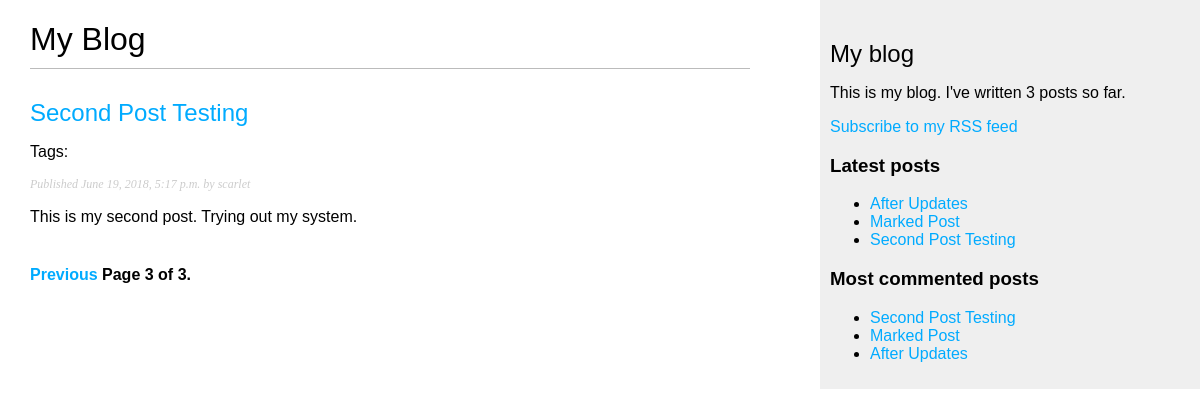
Page /blog/?page=3 on the committed database.
### blog/models.py (models this page shows, shortened)
class Post(models.Model):
    title = models.CharField(max_length=250)
    slug = models.SlugField(max_length=250, unique_for_date='publish')
    body = models.TextField()
    publish = models.DateTimeField(default=timezone.now)
    created = models.DateTimeField(auto_now_add=True)
    updated = models.DateTimeField(auto_now=True)
    STATUS_CHOICES = (
                      ('draft', 'Draft'),
                      ('published', 'Published'),
                     )
    status = models.CharField(max_length=10, choices=STATUS_CHOICES, default='draft')
    author = models.ForeignKey(to=User,
                               on_delete=models.CASCADE, related_name='blog_posts')
    tags = TaggableManager()
    class Meta:
        ordering = ('-publish',)
    objects = models.Manager()
    published = PublishedManager()
    def get_absolute_url(self):
        return reverse('blog:post_detail',
                        args=[self.publish.year, self.publish.month, self.publish.day, self.slug])

### blog/views.py (the view)
# urls.py: path('', views.post_list, name='post_list'),
def post_list(request, tag_slug=None):
    object_list = Post.published.all()
    tag = None
    if tag_slug:
        tag = get_object_or_404(klass=Tag, slug=tag_slug)
        object_list = object_list.filter(tags__in=[tag])
    paginator = Paginator(object_list, 1)
    page = request.GET.get('page')      # Eita ki kore
    try:
        posts = paginator.page(page)
    except PageNotAnInteger:
        posts = paginator.page(1)
    except EmptyPage:
        posts = paginator.page(paginator.num_pages)
    return render(request, 'blog/post/list.html',
                  {'posts':posts, 'page':page,
                   'tag': tag,})

### blog/models.py (called while the page is built)
    def get_queryset(self):
        return super(PublishedManager, self).get_queryset().filter(status='published')

### blog/templatetags/blog_tags.py (called while the page is built)
@register.simple_tag
def total_posts():
    return Post.published.count()

@register.inclusion_tag('blog/post/latest_posts.html')
def show_latest_posts(count=5):
    latest_posts = Post.published.order_by('-publish')[:count]
    return {'latest_posts': latest_posts}

@register.simple_tag
def get_most_commented_posts(count=5):
    return Post.published.annotate(total_comments=Count('comments')).order_by('-total_comments')[:count]

@register.filter(name='markdown')
def markdown_format(text):
    return mark_safe(markdown.markdown(text))

### blog/templates/blog/post/list.html (shortened to what this page needs)
{% extends "blog/base.html" %}
{% load blog_tags %}
{% block content %}
<h1>My Blog</h1>
{% for post in posts %}
<h2>
    <a href="{{ post.get_absolute_url }}">
    {{ post.title }}
    </a>
</h2>
<p class="tags">
    Tags:
</p>
<p class="date">
Published {{ post.publish }} by {{ post.author }}
</p>
{{ post.body|markdown|truncatewords_html:30 }}
{% endfor %}
{% include 'pagination.html' with page=posts %}
{% endblock %}

### blog/templates/blog/base.html (shortened to what this page needs)
{% load blog_tags %}
{% load static %}
<!DOCTYPE html>
<html>
<head>
    <link href="{% static "css/blog.css" %}" rel="stylesheet">
</head>
<body>
<div id="content">
    {% block content %}
    {% endblock %}
</div>
<div id="sidebar">
    <h2>My blog</h2>
    <p>This is my blog. I've written {% total_posts %} posts so far.</p>
    <p><a href="{% url "blog:post_feed" %}">Subscribe to my RSS feed</a></p>
    <h3>Latest posts</h3>
    {% show_latest_posts 3 %}
    <h3>Most commented posts</h3>
    {% get_most_commented_posts as most_commented_posts %}
    <ul>
    {% for post in most_commented_posts %}
        <li>
        <a href="{{ post.get_absolute_url }}">{{ post.title }}</a>
        </li>
    {% endfor %}
    </ul>
</div>
</body>
</html>

### blog/templates/blog/post/latest_posts.html
<ul>
        {% for post in latest_posts %}
        <li>
            <a href="{{ post.get_absolute_url }}">{{ post.title }}</a>
        </li>
        {% endfor %}
</ul>

### blog/static/css/blog.css (style rules this page uses)
body { margin:0; padding:0; font-family:helvetica, sans-serif; }
a { color:#00abff; text-decoration:none; }
h1 { font-weight:normal; border-bottom:1px solid #bbb; padding:0 0 10px 0; }
h2 { font-weight:normal; margin:30px 0 0; }
#content { float:left; width:60%; padding:0 0 0 30px; }
#sidebar { float:right; width:30%; padding:10px; background:#efefef; height:100%; }
p.date { color:#ccc; font-family: georgia, serif; font-size: 12px; font-style: italic; }

### rows in the picture
Post: title "Second Post Testing", publish "June 19, 2018, 5:17 p.m.", author "scarlet", body "This is my second post. Trying out my system."
Post: title "After Updates"
Post: title "Marked Post"

### other values in the picture
{{ page.number }} "3"
{{ page.paginator.num_pages }} "3"
